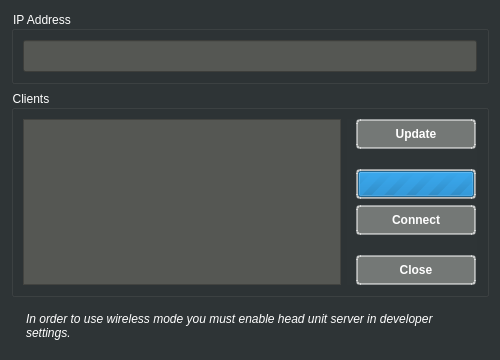
<?xml version="1.0" encoding="UTF-8"?>
<ui version="4.0">
 <class>ConnectDialog</class>
 <widget class="QDialog" name="ConnectDialog">
  <property name="geometry">
   <rect>
    <x>0</x>
    <y>0</y>
    <width>500</width>
    <height>360</height>
   </rect>
  </property>
  <property name="sizePolicy">
   <sizepolicy hsizetype="Expanding" vsizetype="Expanding">
    <horstretch>0</horstretch>
    <verstretch>0</verstretch>
   </sizepolicy>
  </property>
  <property name="minimumSize">
   <size>
    <width>500</width>
    <height>360</height>
   </size>
  </property>
  <property name="windowTitle">
   <string>Connect to device</string>
  </property>
  <property name="styleSheet">
   <string notr="true">background-color: rgb(46, 52, 54);
color: rgb(255, 255, 255);</string>
  </property>
  <layout class="QVBoxLayout" name="verticalLayout">
   <item>
    <widget class="QGroupBox" name="groupBoxIPAddress">
     <property name="sizePolicy">
      <sizepolicy hsizetype="Expanding" vsizetype="Fixed">
       <horstretch>0</horstretch>
       <verstretch>0</verstretch>
      </sizepolicy>
     </property>
     <property name="title">
      <string>IP Address</string>
     </property>
     <layout class="QVBoxLayout" name="verticalLayout_2">
      <item>
       <widget class="QLineEdit" name="lineEditIPAddress">
        <property name="minimumSize">
         <size>
          <width>0</width>
          <height>32</height>
         </size>
        </property>
        <property name="maximumSize">
         <size>
          <width>16777215</width>
          <height>32</height>
         </size>
        </property>
        <property name="font">
         <font>
          <pointsize>14</pointsize>
          <weight>75</weight>
          <bold>true</bold>
         </font>
        </property>
        <property name="styleSheet">
         <string notr="true">background-color: rgb(85, 87, 83);
color: rgb(255, 255, 255);</string>
        </property>
        <property name="text">
         <string/>
        </property>
        <property name="alignment">
         <set>Qt::AlignCenter</set>
        </property>
        <property name="dragEnabled">
         <bool>false</bool>
        </property>
       </widget>
      </item>
     </layout>
    </widget>
   </item>
   <item>
    <widget class="QGroupBox" name="groupBoxRecent">
     <property name="sizePolicy">
      <sizepolicy hsizetype="Expanding" vsizetype="Minimum">
       <horstretch>0</horstretch>
       <verstretch>0</verstretch>
      </sizepolicy>
     </property>
     <property name="minimumSize">
      <size>
       <width>0</width>
       <height>100</height>
      </size>
     </property>
     <property name="title">
      <string>Clients</string>
     </property>
     <layout class="QHBoxLayout" name="horizontalLayout_2">
      <property name="topMargin">
       <number>9</number>
      </property>
      <item>
       <widget class="QListWidget" name="listWidgetClients">
        <property name="font">
         <font>
          <pointsize>14</pointsize>
          <weight>75</weight>
          <bold>true</bold>
         </font>
        </property>
        <property name="styleSheet">
         <string notr="true">background-color: rgb(85, 87, 83);
color: rgb(255, 255, 255);</string>
        </property>
        <property name="gridSize">
         <size>
          <width>0</width>
          <height>30</height>
         </size>
        </property>
        <property name="uniformItemSizes">
         <bool>false</bool>
        </property>
       </widget>
      </item>
      <item>
       <widget class="QWidget" name="horizontalWidget" native="true">
        <property name="sizePolicy">
         <sizepolicy hsizetype="Fixed" vsizetype="Expanding">
          <horstretch>0</horstretch>
          <verstretch>0</verstretch>
         </sizepolicy>
        </property>
        <property name="minimumSize">
         <size>
          <width>130</width>
          <height>0</height>
         </size>
        </property>
        <property name="maximumSize">
         <size>
          <width>130</width>
          <height>16777215</height>
         </size>
        </property>
        <layout class="QVBoxLayout" name="verticalLayout_3">
         <property name="topMargin">
          <number>0</number>
         </property>
         <property name="bottomMargin">
          <number>0</number>
         </property>
         <item>
          <widget class="QPushButton" name="pushButtonUpdate">
           <property name="sizePolicy">
            <sizepolicy hsizetype="Expanding" vsizetype="Fixed">
             <horstretch>0</horstretch>
             <verstretch>0</verstretch>
            </sizepolicy>
           </property>
           <property name="minimumSize">
            <size>
             <width>120</width>
             <height>30</height>
            </size>
           </property>
           <property name="font">
            <font>
             <weight>75</weight>
             <bold>true</bold>
            </font>
           </property>
           <property name="styleSheet">
            <string notr="true">background-color: rgba(186, 189, 182, 0.5);
border-radius: 4px;
border: 2px solid rgba(255,255,255,0.5);
color: rgb(255, 255, 255);</string>
           </property>
           <property name="text">
            <string>Update</string>
           </property>
          </widget>
         </item>
         <item>
          <spacer name="verticalSpacer_2">
           <property name="orientation">
            <enum>Qt::Vertical</enum>
           </property>
           <property name="sizeHint" stdset="0">
            <size>
             <width>20</width>
             <height>10</height>
            </size>
           </property>
          </spacer>
         </item>
         <item>
          <widget class="QProgressBar" name="progressBarConnect">
           <property name="sizePolicy">
            <sizepolicy hsizetype="Expanding" vsizetype="Fixed">
             <horstretch>0</horstretch>
             <verstretch>0</verstretch>
            </sizepolicy>
           </property>
           <property name="minimumSize">
            <size>
             <width>120</width>
             <height>30</height>
            </size>
           </property>
           <property name="font">
            <font>
             <kerning>true</kerning>
            </font>
           </property>
           <property name="styleSheet">
            <string notr="true">background-color: rgba(186, 189, 182, 0.5);
border-radius: 4px;
border: 2px solid rgba(255,255,255,0.5);
color: rgb(255, 255, 255);</string>
           </property>
           <property name="maximum">
            <number>0</number>
           </property>
           <property name="value">
            <number>0</number>
           </property>
           <property name="alignment">
            <set>Qt::AlignLeading|Qt::AlignLeft|Qt::AlignVCenter</set>
           </property>
           <property name="textVisible">
            <bool>true</bool>
           </property>
          </widget>
         </item>
         <item>
          <widget class="QPushButton" name="pushButtonConnect">
           <property name="sizePolicy">
            <sizepolicy hsizetype="Expanding" vsizetype="Fixed">
             <horstretch>0</horstretch>
             <verstretch>0</verstretch>
            </sizepolicy>
           </property>
           <property name="minimumSize">
            <size>
             <width>120</width>
             <height>30</height>
            </size>
           </property>
           <property name="font">
            <font>
             <weight>75</weight>
             <bold>true</bold>
             <stylestrategy>PreferDefault</stylestrategy>
            </font>
           </property>
           <property name="styleSheet">
            <string notr="true">background-color: rgba(186, 189, 182, 0.5);
border-radius: 4px;
border: 2px solid rgba(255,255,255,0.5);
color: rgb(255, 255, 255);</string>
           </property>
           <property name="text">
            <string>Connect</string>
           </property>
          </widget>
         </item>
         <item>
          <spacer name="verticalSpacer">
           <property name="orientation">
            <enum>Qt::Vertical</enum>
           </property>
           <property name="sizeHint" stdset="0">
            <size>
             <width>20</width>
             <height>10</height>
            </size>
           </property>
          </spacer>
         </item>
         <item>
          <widget class="QPushButton" name="pushButtonCancel">
           <property name="sizePolicy">
            <sizepolicy hsizetype="Expanding" vsizetype="Fixed">
             <horstretch>0</horstretch>
             <verstretch>0</verstretch>
            </sizepolicy>
           </property>
           <property name="minimumSize">
            <size>
             <width>120</width>
             <height>30</height>
            </size>
           </property>
           <property name="font">
            <font>
             <weight>75</weight>
             <bold>true</bold>
            </font>
           </property>
           <property name="styleSheet">
            <string notr="true">background-color: rgba(186, 189, 182, 0.5);
border-radius: 4px;
border: 2px solid rgba(255,255,255,0.5);
color: rgb(255, 255, 255);</string>
           </property>
           <property name="text">
            <string>Close</string>
           </property>
          </widget>
         </item>
        </layout>
       </widget>
      </item>
     </layout>
    </widget>
   </item>
   <item>
    <widget class="QWidget" name="formWidget" native="true">
     <property name="sizePolicy">
      <sizepolicy hsizetype="Expanding" vsizetype="Preferred">
       <horstretch>0</horstretch>
       <verstretch>0</verstretch>
      </sizepolicy>
     </property>
     <layout class="QFormLayout" name="formLayout">
      <item row="0" column="0">
       <widget class="QLabel" name="labelCopyrightsInfoIcon">
        <property name="text">
         <string>&lt;html&gt;&lt;head/&gt;&lt;body&gt;&lt;p&gt;&lt;img src=&quot;:/ico_info.png&quot;/&gt;&lt;/p&gt;&lt;/body&gt;&lt;/html&gt;</string>
        </property>
       </widget>
      </item>
      <item row="0" column="1">
       <widget class="QLabel" name="labelHeadUnitServerInfo">
        <property name="sizePolicy">
         <sizepolicy hsizetype="Expanding" vsizetype="Fixed">
          <horstretch>0</horstretch>
          <verstretch>0</verstretch>
         </sizepolicy>
        </property>
        <property name="text">
         <string>&lt;html&gt;&lt;head/&gt;&lt;body&gt;&lt;p&gt;&lt;span style=&quot; font-style:italic;&quot;&gt;In order to use wireless mode you must enable head unit server in developer settings.&lt;/span&gt;&lt;/p&gt;&lt;/body&gt;&lt;/html&gt;</string>
        </property>
        <property name="wordWrap">
         <bool>true</bool>
        </property>
       </widget>
      </item>
     </layout>
    </widget>
   </item>
  </layout>
 </widget>
 <resources/>
 <connections/>
</ui>
